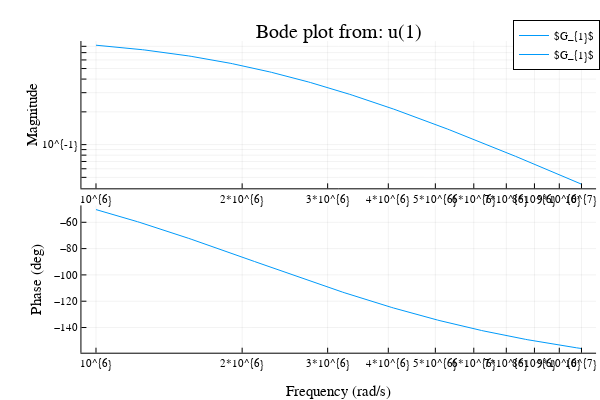

The cell this chart's notebook holds for it:
### Code cell
bodeplot(f3)

### Figure 1 — Plotly figure (JSON) as saved in the notebook; plotly's stock layout.template omitted (floating-point values rounded to 4 significant figures; data arrays with more than 128 entries replaced by an {"elided": "..."} marker saying what was removed)
{"data": [{"colorbar": {"title": ""}, "legendgroup": "$G_{1}$", "line": {"color": "rgba(0, 154, 250, 1.000)", "dash": "solid", "shape": "linear", "width": 1}, "mode": "lines", "name": "$G_{1}$", "showlegend": true, "type": "scatter", "x": {"elided": "200 float values"}, "xaxis": "x1", "y": {"elided": "200 float values"}, "yaxis": "y1", "zmax": null, "zmin": null}, {"colorbar": {"title": ""}, "legendgroup": "$G_{1}$", "line": {"color": "rgba(0, 154, 250, 1.000)", "dash": "solid", "shape": "linear", "width": 1}, "mode": "lines", "name": "$G_{1}$", "showlegend": true, "type": "scatter", "x": {"elided": "200 float values"}, "xaxis": "x2", "y": {"elided": "200 float values"}, "yaxis": "y2", "zmax": null, "zmin": null}], "layout": {"annotations": [{"font": {"color": "rgba(0, 0, 0, 1.000)", "family": "sans-serif", "size": 20}, "rotation": 0, "showarrow": false, "text": "Bode plot from: u(1)", "x": 0.5646, "xanchor": "center", "xref": "paper", "y": 1, "yanchor": "top", "yref": "paper"}], "height": 400, "legend": {"bgcolor": "rgba(255, 255, 255, 1.000)", "bordercolor": "rgba(0, 0, 0, 1.000)", "borderwidth": 1, "font": {"color": "rgba(0, 0, 0, 1.000)", "family": "sans-serif", "size": 11}, "tracegroupgap": 0, "traceorder": "normal", "x": 1, "xanchor": "auto", "y": 1, "yanchor": "auto"}, "margin": {"b": 20, "l": 0, "r": 0, "t": 20}, "paper_bgcolor": "rgba(255, 255, 255, 1.000)", "plot_bgcolor": "rgba(255, 255, 255, 1.000)", "showlegend": true, "width": 600, "xaxis1": {"anchor": "y1", "domain": [0.1357, 0.9934], "gridcolor": "rgba(0, 0, 0, 0.100)", "gridwidth": 0.5, "linecolor": "rgba(0, 0, 0, 1.000)", "mirror": false, "range": [5.97, 7.03], "showgrid": true, "showline": true, "showticklabels": true, "tickangle": 0, "tickcolor": "rgb(0, 0, 0)", "tickfont": {"color": "rgba(0, 0, 0, 1.000)", "family": "sans-serif", "size": 11}, "tickmode": "array", "ticks": "inside", "ticktext": ["10^{6}", "2*10^{6}", "3*10^{6}", "4*10^{6}", "5*10^{6}", "6*10^{6}", "7*10^{6}", "8*10^{6}", "9*10^{6}", "10^{7}"], "tickvals": [1000000, 2000000, 3000000, 4000000, 5000000, 6000000, 7000000, 8000000, 9000000, 10000000], "title": "", "titlefont": {"color": "rgba(0, 0, 0, 1.000)", "family": "sans-serif", "size": 15}, "type": "log", "visible": true, "zeroline": false, "zerolinecolor": "rgba(0, 0, 0, 1.000)"}, "xaxis2": {"anchor": "y2", "domain": [0.1357, 0.9934], "gridcolor": "rgba(0, 0, 0, 0.100)", "gridwidth": 0.5, "linecolor": "rgba(0, 0, 0, 1.000)", "mirror": false, "range": [5.97, 7.03], "showgrid": true, "showline": true, "showticklabels": true, "tickangle": 0, "tickcolor": "rgb(0, 0, 0)", "tickfont": {"color": "rgba(0, 0, 0, 1.000)", "family": "sans-serif", "size": 11}, "tickmode": "array", "ticks": "inside", "ticktext": ["10^{6}", "2*10^{6}", "3*10^{6}", "4*10^{6}", "5*10^{6}", "6*10^{6}", "7*10^{6}", "8*10^{6}", "9*10^{6}", "10^{7}"], "tickvals": [1000000, 2000000, 3000000, 4000000, 5000000, 6000000, 7000000, 8000000, 9000000, 10000000], "title": "Frequency (rad/s)", "titlefont": {"color": "rgba(0, 0, 0, 1.000)", "family": "sans-serif", "size": 15}, "type": "log", "visible": true, "zeroline": false, "zerolinecolor": "rgba(0, 0, 0, 1.000)"}, "yaxis1": {"anchor": "x1", "domain": [0.5324, 0.9415], "gridcolor": "rgba(0, 0, 0, 0.100)", "gridwidth": 0.5, "linecolor": "rgba(0, 0, 0, 1.000)", "mirror": false, "range": [-1.402, -0.04838], "showgrid": true, "showline": true, "showticklabels": true, "tickangle": 0, "tickcolor": "rgb(0, 0, 0)", "tickfont": {"color": "rgba(0, 0, 0, 1.000)", "family": "sans-serif", "size": 11}, "tickmode": "array", "ticks": "inside", "ticktext": [" ", " ", " ", " ", " ", "10^{-1}", " ", " ", " ", " ", " ", " ", " "], "tickvals": [0.05, 0.06, 0.07, 0.08, 0.09, 0.1, 0.2, 0.3, 0.4, 0.5, 0.6, 0.7, 0.8], "title": "Magnitude ", "titlefont": {"color": "rgba(0, 0, 0, 1.000)", "family": "sans-serif", "size": 15}, "type": "log", "visible": true, "zeroline": false, "zerolinecolor": "rgba(0, 0, 0, 1.000)"}, "yaxis2": {"anchor": "x2", "domain": [0.07581, 0.4849], "gridcolor": "rgba(0, 0, 0, 0.100)", "gridwidth": 0.5, "linecolor": "rgba(0, 0, 0, 1.000)", "mirror": false, "range": [-159.1, -47.18], "showgrid": true, "showline": true, "showticklabels": true, "tickangle": 0, "tickcolor": "rgb(0, 0, 0)", "tickfont": {"color": "rgba(0, 0, 0, 1.000)", "family": "sans-serif", "size": 11}, "tickmode": "array", "ticks": "inside", "ticktext": ["−140", "−120", "−100", "−80", "−60"], "tickvals": [-140, -120, -100, -80, -60], "title": "Phase (deg)", "titlefont": {"color": "rgba(0, 0, 0, 1.000)", "family": "sans-serif", "size": 15}, "type": "-", "visible": true, "zeroline": false, "zerolinecolor": "rgba(0, 0, 0, 1.000)"}}}
